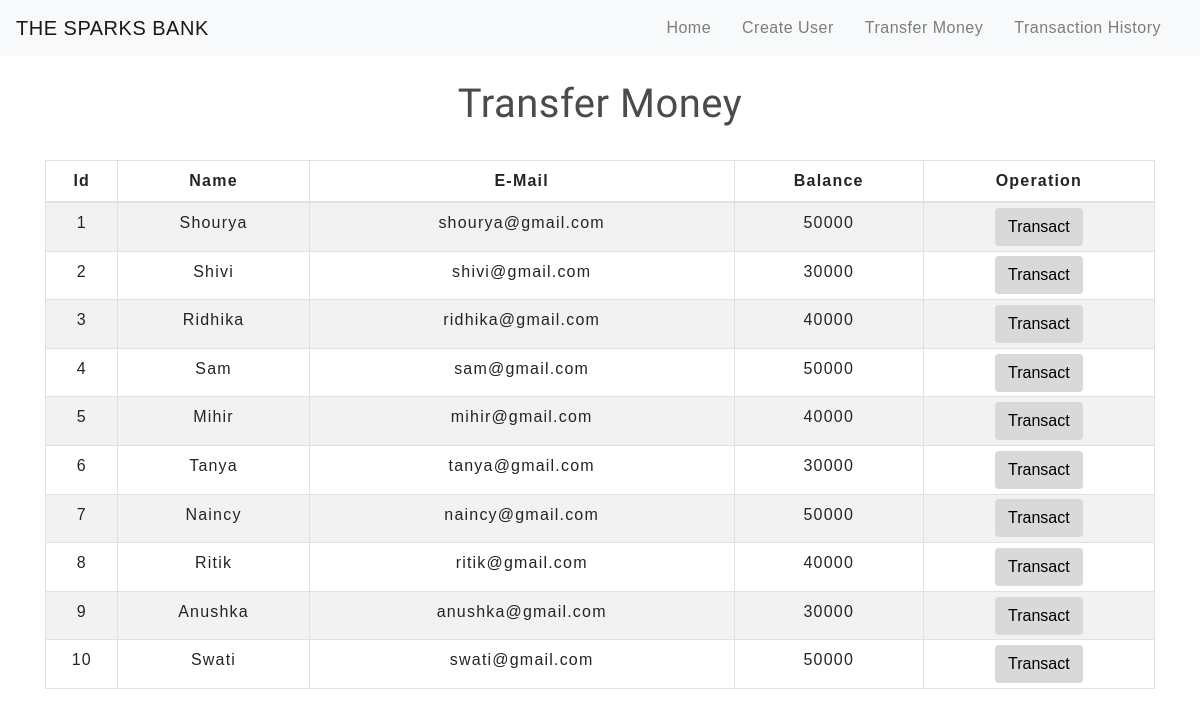
Before: /transfermoney.php with the older database file.
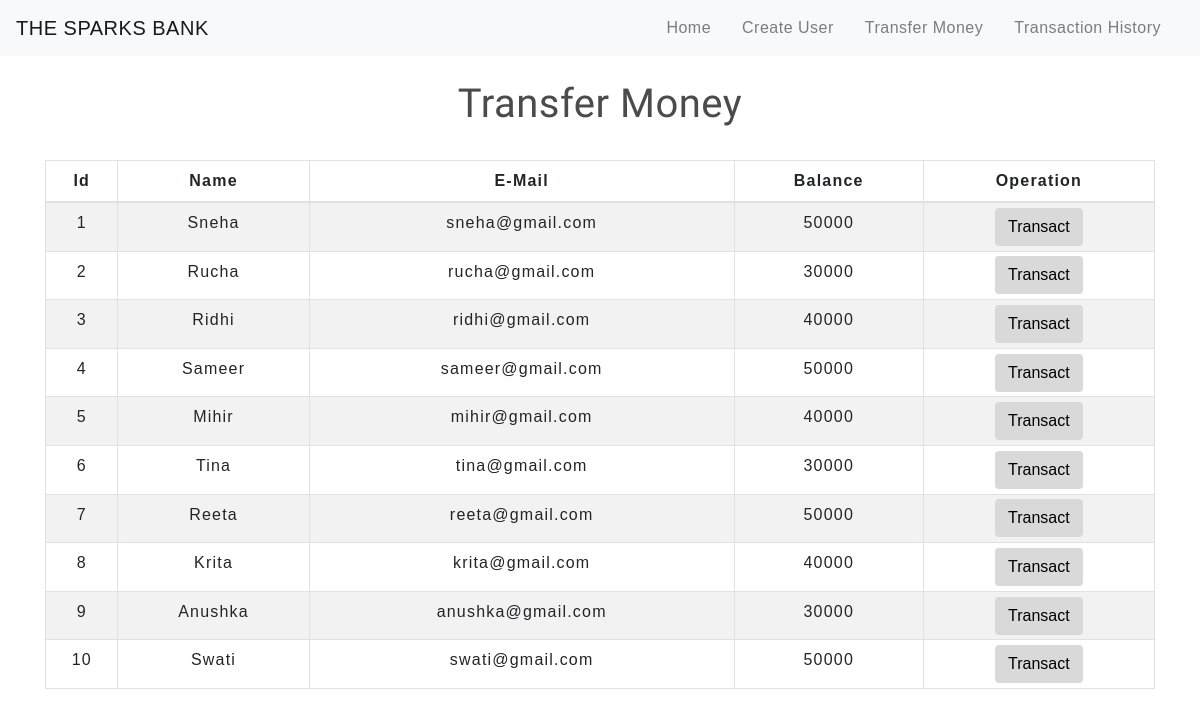
After: the same page with the newer database file.
### tables this page shows
CREATE TABLE `users` (
  `id` int(3) NOT NULL,
  `name` text NOT NULL,
  `email` varchar(30) NOT NULL,
  `balance` int(8) NOT NULL
);

### transfermoney.php (the view, shortened to what this page needs)
<!DOCTYPE html>
<html lang="en">
<head>
    <link rel="stylesheet" href="https://maxcdn.bootstrapcdn.com/bootstrap/4.0.0/css/bootstrap.min.css">
    <link rel="stylesheet" type="text/css" href="css/table.css">
    <link rel="stylesheet" type="text/css" href="css/navbar.css">
</head>
<body>
<?php
    include 'config.php';
    $sql = "SELECT * FROM users";
    $result = mysqli_query($conn,$sql);
?>
<?php
  include 'navbar.php';
?>
<div class="container" style="background-color: lightpurple;">
        <h2 class="text-center pt-4">Transfer Money</h2>
        <br>
            <div class="row">
                <div class="col">
                    <div class="table-responsive-sm">
                    <table class="table table-hover table-sm table-striped table-condensed table-bordered">
                        <thead>
                            <tr>
                            <th scope="col" class="text-center py-2">Id</th>
                            <th scope="col" class="text-center py-2">Name</th>
                            <th scope="col" class="text-center py-2">E-Mail</th>
                            <th scope="col" class="text-center py-2">Balance</th>
                            <th scope="col" class="text-center py-2">Operation</th>
                            </tr>
                        </thead>
                        <tbody>
                <?php
                    while($rows=mysqli_fetch_assoc($result)){
                ?>
                    <tr>
                        <td class="py-2"><?php echo $rows['id'] ?></td>
                        <td class="py-2"><?php echo $rows['name']?></td>
                        <td class="py-2"><?php echo $rows['email']?></td>
                        <td class="py-2"><?php echo $rows['balance']?></td>
                        <td><a href="selecteduserdetail.php?id= <?php echo $rows['id'] ;?>"> <button type="button" class="btn">Transact</button></a></td>
                    </tr>
                <?php
                    }
                ?>
                        </tbody>
                    </table>
                    </div>
                </div>
            </div>
         </div>
</body>
</html>

### navbar.php (shortened to what this page needs)
<nav class="navbar navbar-expand-md navbar-light bg-light" >
<a class="navbar-brand" href="index.php">THE SPARKS BANK</a>
<div class="collapse navbar-collapse" id="collapsibleNavbar">
      <ul class="navbar-nav ml-auto">
        <li class="nav-item">
          <a class="nav-link" href="index.php">Home</a>
        </li>
        <li class="nav-item">
          <a class="nav-link" href="createuser.php">Create User</a>
        </li>
        <li class="nav-item">
          <a class="nav-link" href="transfermoney.php">Transfer Money</a>
        </li>
        <li class="nav-item">
          <a class="nav-link" href="transactionhistory.php">Transaction History</a>
        </li>
    </div>
 </nav>

### css/table.css (style rules this page uses)
* { padding: 0; margin: 0; box-sizing: border-box; font-family: sans-serif; }
h2 { font-size: 40px; }
table { letter-spacing: 1.2px; }
td { text-align: center; }
button { border:none; background: #d9d9d9; transition: 1s; }

### css/navbar.css (style rules this page uses)
.nav-link { margin-right: 15px; color:#4C4B4B; letter-spacing: 0.5px; transition: 0.5s; }
.navbar-brand { color: #4C4B4B; letter-spacing: 0.5px; }
h2 { color: #4C4B4B; letter-spacing: 0.5px; font-family: raleway; }

### transfermoney.php (style rules this page uses)
button { transition: 1.5s; }

Changed rows visible on the page:
changed users id 1: name "Shourya" → "Sneha"; email "shourya@gmail.com" → "sneha@gmail.com"
changed users id 2: name "Shivi" → "Rucha"; email "shivi@gmail.com" → "rucha@gmail.com"
changed users id 3: name "Ridhika" → "Ridhi"; email "ridhika@gmail.com" → "ridhi@gmail.com"
changed users id 4: name "Sam" → "Sameer"; email "sam@gmail.com" → "sameer@gmail.com"
changed users id 6: name "Tanya" → "Tina"; email "tanya@gmail.com" → "tina@gmail.com"
changed users id 7: name "Naincy" → "Reeta"; email "naincy@gmail.com" → "reeta@gmail.com"
changed users id 8: name "Ritik" → "Krita"; email "ritik@gmail.com" → "krita@gmail.com"
